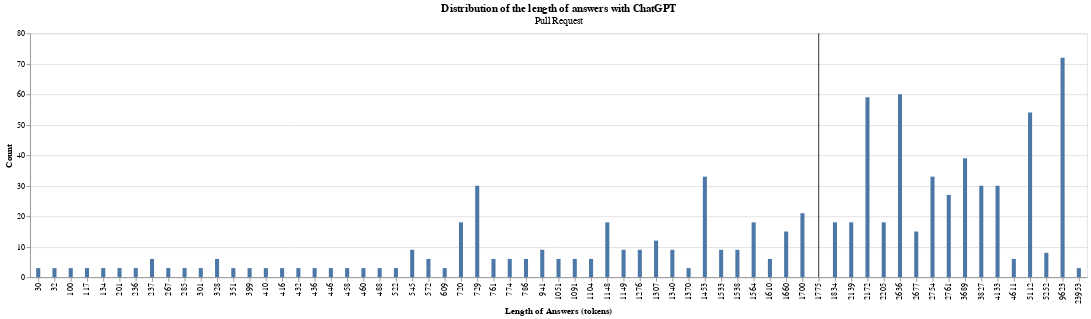

Source (notebook cell):
### Markdown cell above
![](./graphs/answer-general-hist.png)

### Code cell
# Checking histogarm -- remove extreme data point.
bad = np.argmax(df_url_ans["count"])
df_clean = df_url_ans.loc[~df_url_ans.index.isin([bad])]
print(
    f"Average length of answers per pr after removing extreme data point: "
    f"{np.mean(df_clean["mean"]):.2f}"
    )
inter_bar = alt.Chart(df_clean).mark_bar(size=5).encode(
    x=alt.X(
        "mean:N",
        title="Length of Answers (tokens)",
    ),
    y=alt.Y("count", title="Count"),
).properties(
    title={
        "text": "Distribution of the length of answers with ChatGPT",
        "subtitle": "Pull Request"
    }
)

rule = alt.Chart(df_clean).mark_rule().encode(
    x=alt.X(
        'mean:N',
        aggregate="mean",
        type='nominal',
        axis=alt.Axis(format="2d")
    ),
)

alt.layer(inter_bar, rule)

### Figure 1 — Vega-Lite specification as saved in the notebook (floating-point values rounded to 4 significant figures)
{"config": {"view": {"continuousWidth": 300, "continuousHeight": 300}}, "layer": [{"mark": {"type": "bar", "size": 5}, "encoding": {"x": {"field": "mean", "title": "Length of Answers (tokens)", "type": "nominal"}, "y": {"field": "count", "title": "Count", "type": "quantitative"}}, "title": {"text": "Distribution of the length of answers with ChatGPT", "subtitle": "Pull Request"}}, {"mark": {"type": "rule"}, "encoding": {"x": {"aggregate": "mean", "axis": {"format": "2d"}, "field": "mean", "type": "nominal"}}}], "data": {"name": "data-84db7dcc8fce80ec0da988eca311fbe5"}, "$schema": "https://vega.github.io/schema/vega-lite/v5.20.1.json", "datasets": {"data-84db7dcc8fce80ec0da988eca311fbe5": [{"RepoName": "ActivityWatch/aw-server", "mean": 572.0, "count": 3}, {"RepoName": "AndyGrant/OpenBench", "mean": 416.0, "count": 3}, {"RepoName": "AntonOsika/gpt-engineer", "mean": 5112.0, "count": 54}, {"RepoName": "D3Zyre/Copy-All-Files-From-Folder", "mean": 1104.0, "count": 6}, {"RepoName": "Delgan/loguru", "mean": 1533.0, "count": 9}, {"RepoName": "Elucidation/mapf-multiagent-robot-planning", "mean": 2139.0, "count": 18}, {"RepoName": "GreyDGL/PentestGPT", "mean": 4611.0, "count": 6}, {"RepoName": "HaroldMitts/VoAIce", "mean": 32.0, "count": 3}, {"RepoName": "Hochfrequenz/kohlrahbi", "mean": 267.0, "count": 3}, {"RepoName": "MauriceLe/PIMS", "mean": 23950.0, "count": 3}, {"RepoName": "NA-MIC/ProjectWeek", "mean": 458.0, "count": 3}, {"RepoName": "OpenAdaptAI/OpenAdapt", "mean": 2172.0, "count": 59}, {"RepoName": "PromtEngineer/localGPT", "mean": 3689.0, "count": 39}, {"RepoName": "RND247/Pype-Synthetic-Data-for-Testing", "mean": 761.0, "count": 6}, {"RepoName": "SafEight/wdm-project", "mean": 1051.0, "count": 6}, {"RepoName": "Shreya-R-Dixit-Memorial-Foundation/EyeDaV2", "mean": 285.0, "count": 3}, {"RepoName": "Significant-Gravitas/Auto-GPT", "mean": 201.0, "count": 3}, {"RepoName": "SuffolkLITLab/docassemble-ALToolbox", "mean": 1538.0, "count": 9}, {"RepoName": "aahnik/temple-web", "mean": 432.0, "count": 3}, {"RepoName": "aiplanethub/genai-stack", "mean": 410.0, "count": 3}, {"RepoName": "app-sre/qontract-reconcile", "mean": 1660.0, "count": 15}, {"RepoName": "bancaditalia/black-it", "mean": 522.0, "count": 3}, {"RepoName": "bbelderbos/htmx-demo", "mean": 941.0, "count": 9}, {"RepoName": "chitalian/gptask", "mean": 301.0, "count": 3}, {"RepoName": "comfyanonymous/ComfyUI", "mean": 488.0, "count": 3}, {"RepoName": "davidusb-geek/emhass", "mean": 545.0, "count": 9}, {"RepoName": "dobbelina/repository.dobbelina", "mean": 1610.0, "count": 6}, {"RepoName": "dtch1997/gpt-text-gym", "mean": 1453.0, "count": 33}, {"RepoName": "embedchain/embedchain", "mean": 134.0, "count": 3}, {"RepoName": "gorillamania/AICodeBot", "mean": 3827.0, "count": 30}, {"RepoName": "icecube/pisa", "mean": 572.0, "count": 3}, {"RepoName": "internetarchive/openlibrary", "mean": 1276.0, "count": 9}, {"RepoName": "jasonacox/Powerwall-Dashboard", "mean": 1834.0, "count": 18}, {"RepoName": "jefftriplett/frontmatter-cli", "mean": 1564.0, "count": 18}, {"RepoName": "karpathy/ng-video-lecture", "mean": 786.0, "count": 6}, {"RepoName": "kroitor/asciichart", "mean": 1370.0, "count": 3}, {"RepoName": "kukulich/home-assistant-jablotron100", "mean": 436.0, "count": 3}, {"RepoName": "langchain-ai/langchain", "mean": 1700.0, "count": 21}, {"RepoName": "livingbio/gpt-fn", "mean": 1091.0, "count": 6}, {"RepoName": "meltyyyyy/ICR-2023", "mean": 2205.0, "count": 18}, {"RepoName": "mesonbuild/meson", "mean": 117.0, "count": 3}, {"RepoName": "metaphorsystems/metaphor-python", "mean": 328.0, "count": 6}, {"RepoName": "microsoft/visionmetrics", "mean": 460.0, "count": 3}, {"RepoName": "monarch-initiative/oai-monarch-plugin", "mean": 100.0, "count": 3}, {"RepoName": "mpoon/gpt-repository-loader", "mean": 351.0, "count": 3}, {"RepoName": "mprib/pyxy3d", "mean": 720.0, "count": 18}, {"RepoName": "nuhmanpk/Webtrench", "mean": 1307.0, "count": 12}, {"RepoName": "omegaui/linux-voice-control", "mean": 2754.0, "count": 33}, {"RepoName": "paul-gauthier/aider", "mean": 237.0, "count": 6}, {"RepoName": "related-sciences/nxontology-ml", "mean": 30.0, "count": 3}, {"RepoName": "roslinmahmud/easy-hire-backend", "mean": 399.0, "count": 3}, {"RepoName": "simonw/asgi-proxy-lib", "mean": 4133.0, "count": 30}, {"RepoName": "simonw/datasette-render-markdown", "mean": 2761.0, "count": 27}, {"RepoName": "simonw/llm-replicate", "mean": 774.0, "count": 6}, {"RepoName": "simonw/sqlite-utils", "mean": 1148.0, "count": 18}, {"RepoName": "simonw/symbex", "mean": 729.2, "count": 30}, {"RepoName": "simonw/ttok", "mean": 446.0, "count": 3}, {"RepoName": "sugi-01096/72", "mean": 5252.0, "count": 8}, {"RepoName": "teremterem/botmerger", "mean": 1340.0, "count": 9}, {"RepoName": "theonlysam/blackjack", "mean": 609.0, "count": 3}, {"RepoName": "tinygrad/tinygrad", "mean": 2677.0, "count": 15}, {"RepoName": "udayhello/handwritten1", "mean": 9623.0, "count": 72}, {"RepoName": "uuid6/prototypes", "mean": 2636.0, "count": 60}, {"RepoName": "wafflestudio/wacruit-server", "mean": 236.0, "count": 3}, {"RepoName": "welfare-state-analytics/riksdagen-corpus", "mean": 1149.0, "count": 9}]}}
